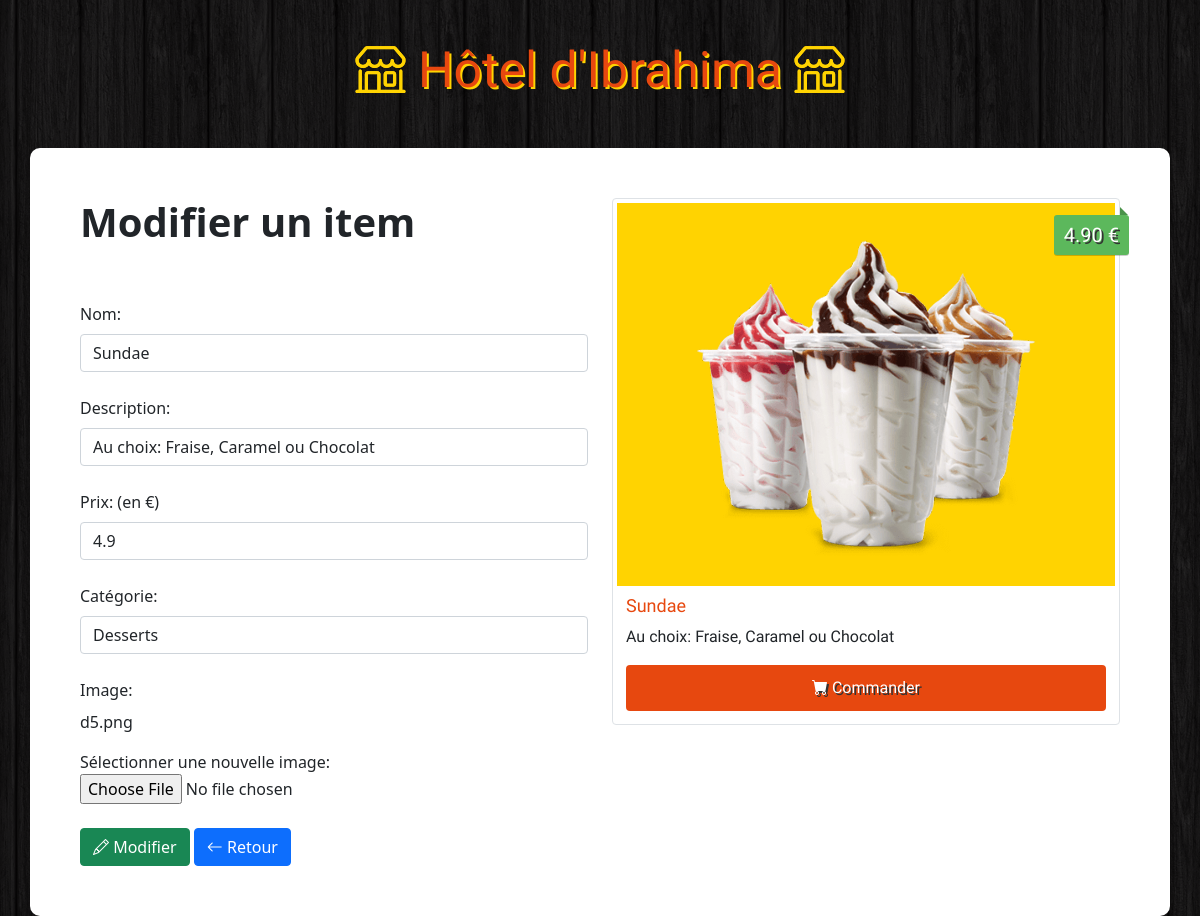
The page /admin/update.php?id=33 on the database its author committed.
### tables this page shows
CREATE TABLE `items` (
  `id` int(11) NOT NULL,
  `name` varchar(100) NOT NULL,
  `description` varchar(255) NOT NULL,
  `price` float NOT NULL,
  `image` varchar(255) NOT NULL,
  `category` int(11) NOT NULL
);

### html/admin/update.php (the view, shortened to what this page needs)
<?php
    if (!empty($_GET['id'])) {
        $id = checkInput($_GET['id']);
    }
    $nameError = $descriptionError = $priceError = $categoryError = $imageError = $name = $description = $price = $category = $image = "";
    if (!empty($_POST)) {
        $name               = checkInput($_POST['name']);
        $description        = checkInput($_POST['description']);
        $price              = checkInput($_POST['price']);
        $category           = checkInput($_POST['category']);
        $image              = checkInput($_FILES["image"]["name"]);
        $imagePath          = '../images/'. basename($image);
        $imageExtension     = pathinfo($imagePath,PATHINFO_EXTENSION);
        $isSuccess          = true;
        if (empty($name)) {
            $nameError = 'Ce champ ne peut pas être vide';
            $isSuccess = false;
        }
        if (empty($description)) {
            $descriptionError = 'Ce champ ne peut pas être vide';
            $isSuccess = false;
        }
        if (empty($price)) {
            $priceError = 'Ce champ ne peut pas être vide';
            $isSuccess = false;
        }
        if (empty($category)) {
            $categoryError = 'Ce champ ne peut pas être vide';
            $isSuccess = false;
        }
        if (empty($image)) {
            $isImageUpdated = false;
        } else {
            $isImageUpdated = true;
            $isUploadSuccess =true;
            if ($imageExtension != "jpg" && $imageExtension != "png" && $imageExtension != "jpeg" && $imageExtension != "gif" ) {
                $imageError = "Les fichiers autorises sont: .jpg, .jpeg, .png, .gif";
                $isUploadSuccess = false;
            }
            if (file_exists($imagePath)) {
                $imageError = "Le fichier existe deja";
                $isUploadSuccess = false;
            }
            if ($_FILES["image"]["size"] > 500000) {
                $imageError = "Le fichier ne doit pas depasser les 500KB";
                $isUploadSuccess = false;
            }
            if ($isUploadSuccess) {
                if (!move_uploaded_file($_FILES["image"]["tmp_name"], $imagePath)) {
                    $imageError = "Il y a eu une erreur lors de l'upload";
                    $isUploadSuccess = false;
                }
            }
        }
        if (($isSuccess && $isImageUpdated && $isUploadSuccess) || ($isSuccess && !$isImageUpdated)) {
            $db = Database::connect();
            if ($isImageUpdated) {
                $statement = $db->prepare("UPDATE items  set name = ?, description = ?, price = ?, category = ?, image = ? WHERE id = ?");
                $statement->execute(array($name,$description,$price,$category,$image,$id));
            } else {
                $statement = $db->prepare("UPDATE items  set name = ?, description = ?, price = ?, category = ? WHERE id = ?");
                $statement->execute(array($name,$description,$price,$category,$id));
            }
            Database::disconnect();
            header("Location: index.php");
        } else if ($isImageUpdated && !$isUploadSuccess) {
            $db = Database::connect();
            $statement = $db->prepare("SELECT * FROM items where id = ?");
            $statement->execute(array($id));
            $item = $statement->fetch();
            $image          = $item['image'];
            Database::disconnect();
        }
    } else {
        $db = Database::connect();
        $statement = $db->prepare("SELECT * FROM items where id = ?");
        $statement->execute(array($id));
        $item = $statement->fetch();
        $name           = $item['name'];
        $description    = $item['description'];
        $price          = $item['price'];
        $category       = $item['category'];
        $image          = $item['image'];
    }
    function checkInput($data) {
      $data = trim($data);
      $data = stripslashes($data);
      $data = htmlspecialchars($data);
      return $data;
    }
?>
<!DOCTYPE html>
<html>
    <head>
        <link href="https://cdn.jsdelivr.net/npm/bootstrap@5.1.1/dist/css/bootstrap.min.css" rel="stylesheet">
        <link rel="stylesheet" href="https://cdn.jsdelivr.net/npm/bootstrap-icons@1.5.0/font/bootstrap-icons.css">
        <link rel="stylesheet" href="../css/styles.css">
    </head>
    <body>
        <h1 class="text-logo"><span class="bi-shop"></span> Hôtel d'Ibrahima <span class="bi-shop"></span></h1>
        <div class="container admin">
            <div class="row">
                <div class="col-md-6">
                    <h1><strong>Modifier un item</strong></h1>
                    <br>
                    <form class="form" action="<?php echo 'update.php?id='.$id;?>" role="form" method="post" enctype="multipart/form-data">
                        <br>
                        <div>
                            <label class="form-label" for="name">Nom:</label>
                            <input type="text" class="form-control" id="name" name="name" placeholder="Nom" value="<?php echo $name;?>">
                        </div>
                        <br>
                        <div>
                            <label class="form-label" for="description">Description:</label>
                            <input type="text" class="form-control" id="description" name="description" placeholder="Description" value="<?php echo $description;?>">
                        </div>
                        <br>
                        <div>
                        <label class="form-label" for="price">Prix: (en €)</label>
                            <input type="number" step="0.01" class="form-control" id="price" name="price" placeholder="Prix" value="<?php echo $price;?>">
                        </div>
                        <br>
                        <div>
                            <label class="form-label" for="category">Catégorie:</label>
                            <select class="form-control" id="category" name="category">
                            <?php
                               $db = Database::connect();
                               foreach ($db->query('SELECT * FROM categories') as $row)
                               {
                                    if($row['id'] == $category)
                                        echo '<option selected="selected" value="'. $row['id'] .'">'. $row['name'] . '</option>';
                                    else
                                        echo '<option value="'. $row['id'] .'">'. $row['name'] . '</option>';;
                               }
                            ?>
                            </select>
                        </div>
                        <br>
                        <div>
                            <label class="form-label" for="image">Image:</label>
                            <p><?php echo $image;?></p>
                            <label for="image">Sélectionner une nouvelle image:</label>
                            <input type="file" id="image" name="image">
                        </div>
                        <br>
                        <div class="form-actions">
                            <button type="submit" class="btn btn-success"><span class="bi-pencil"></span> Modifier</button>
                            <a class="btn btn-primary" href="index.php"><span class="bi-arrow-left"></span> Retour</a>
                       </div>
                    </form>
                </div>
                <div class="col-md-6 site">
                    <div class="img-thumbnail">
                        <img src="<?php echo '../images/'.$image;?>" alt="...">
                        <div class="price"><?php echo number_format((float)$price, 2, '.', ''). ' €';?></div>
                          <div class="caption">
                            <h4><?php echo $name;?></h4>
                            <p><?php echo $description;?></p>
                            <a href="#" class="btn btn-order" role="button"><span class="bi-cart-fill"></span> Commander</a>
                          </div>
                    </div>
                </div>
            </div>
        </div>
    </body>
</html>

### html/css/styles.css (style rules this page uses)
body { background: url(../images/bg.png); }
.site { font-family: 'Holtwood One SC', sans-serif; }
.text-logo { font-family: 'Holtwood One SC', sans-serif; color: #e7480f; text-shadow: 2px 2px #ffd301; font-size: 50px; padding: 40px 0px; text-align: center; }
.text-logo span { color: #ffd301; text-shadow: 0px 0px #ffd301; }
.img-thumbnail { position: relative; margin-bottom: 20px; }
.img-thumbnail img { background: #ffd301; width: 100%; }
.img-thumbnail .price { background: #5cb85c; box-shadow: 0 1px rgba(0,0,0,0.2); -moz-box-shadow: 0 1px rgba(0,0,0,0.2); -webkit-box-shadow: 0 1px rgba(0,0,0,0.2); color: #fff; text-shadow: 2px 2px #333; position: absolute; right: -10px; top: 16px; padding: 5px 10px; font-size: 20px; border-radius: 3px; }
.img-thumbnail .price:before { border: 4px solid transparent; border-bottom: 4px solid #4a934a; border-left: 4px solid #4a934a; content: ""; position: absolute; right: 1px; top: -8px; }
.img-thumbnail .caption { padding: 9px; }
.img-thumbnail .caption h4 { color: #e7480f; font-size: 18px; }
.img-thumbnail .btn-order { width: 100%; padding: 10px; font-size: 16px; color: #fff; background-color: #e7480f; text-shadow: 2px 2px #333; }
.admin { background: #fff; padding: 50px; border-radius: 10px; }

### rows shown on the page
items: name "Sundae", description "Au choix: Fraise, Caramel ou Chocolat", price "4.9", image "d5.png", image (picture), price "4.90"

### other values the page prints
form field category "Desserts"
